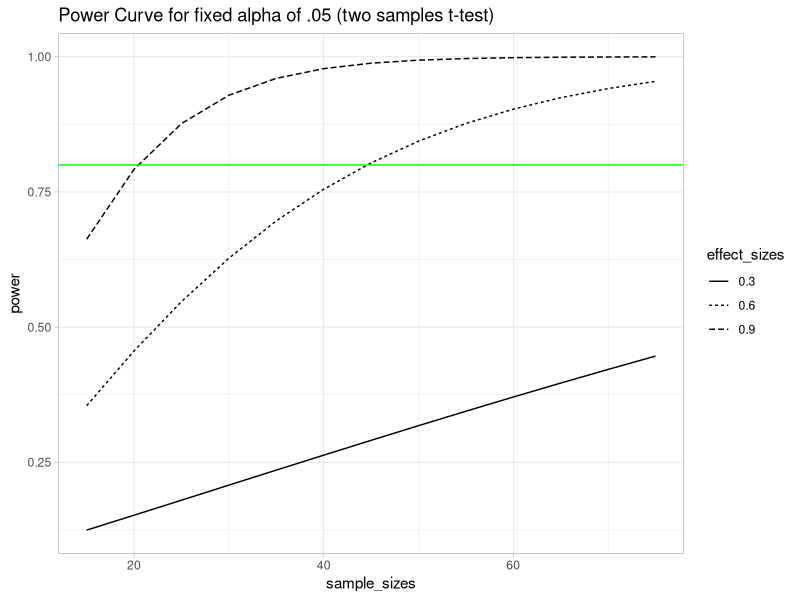
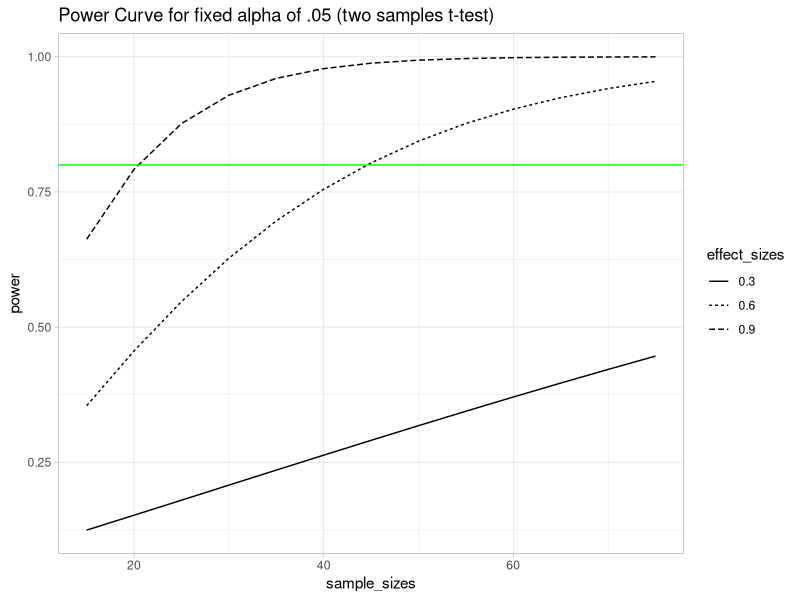

Reproduce these figures in R, in order.
## ---- chunk 1
knitr::opts_chunk$set(echo = TRUE)
## ---- chunk 2
# install.packages("pwr")
library(pwr)
library(tidyverse)
## ---- chunk 3
# create a function outputing the power given some parameters about the experimental design
get_power <- function(df){
  power_result <- pwr.t.test(n=df$sample_sizes, 
                             d=df$effect_sizes,
                             sig.level = .05,
                             type='two.sample')
  df$power=power_result$power
  return(df)
}

# setting remaining parameters (with ranges) and creating the df input to the power curve
effect_sizes <- c(.3, .6, .9) # 3 different significance levels
sample_sizes = seq(15, 75, 5) # going from 0 to 200 in increments of 5
input_df <- crossing(effect_sizes, sample_sizes)

# creating our power curve on our input df
power_curves <- get_power(input_df)
power_curves <- power_curves %>% mutate(effect_sizes = as.factor(effect_sizes)) 

# plotting the power curve
ggplot(power_curves, aes(x=sample_sizes, y=power, linetype=effect_sizes)) + 
  geom_line() + 
  geom_hline(yintercept = 0.8, color='green') +
  theme_light() + 
  labs(title='Power Curve for fixed alpha of .05 (two samples t-test)')
  ggsave('power_curve_hwk6.jpg')
